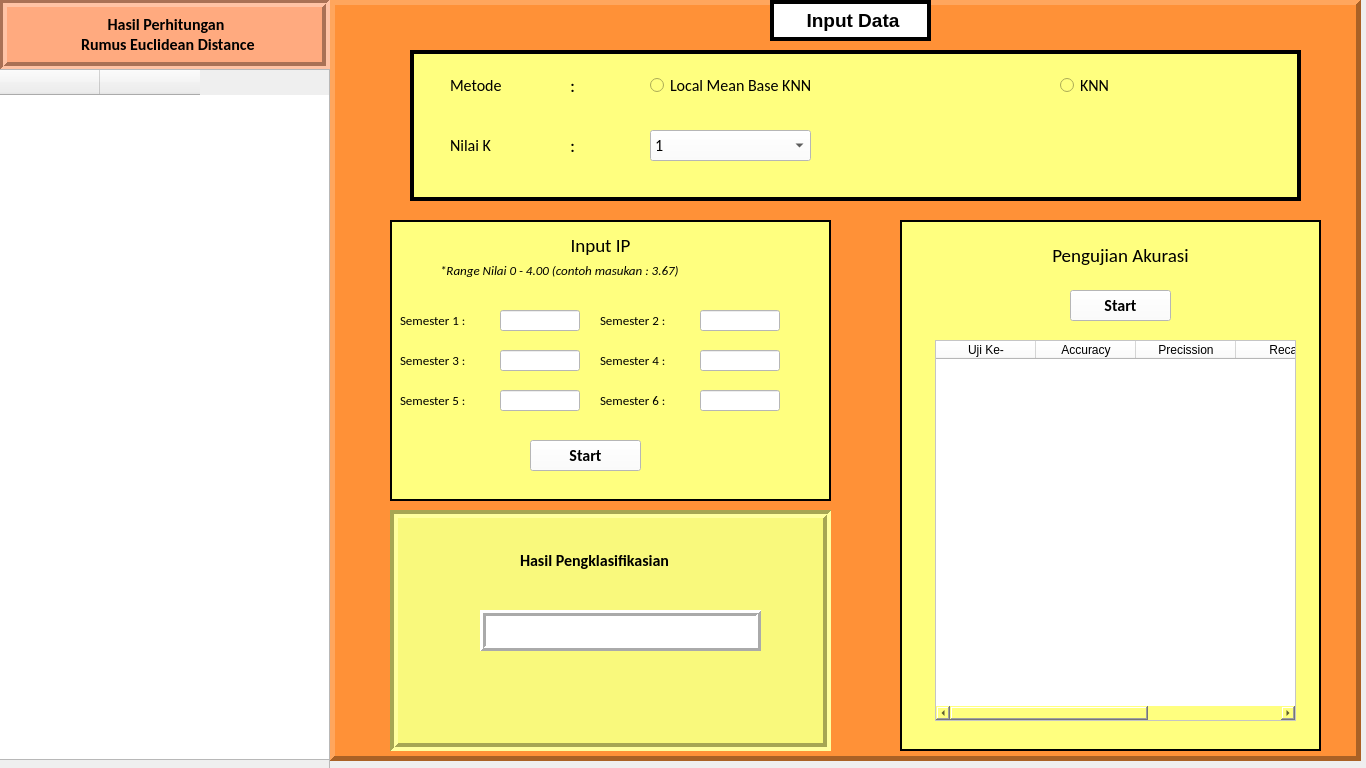
<?xml version="1.0" encoding="UTF-8"?>
<ui version="4.0">
 <class>MainWindow</class>
 <widget class="QMainWindow" name="MainWindow">
  <property name="geometry">
   <rect>
    <x>0</x>
    <y>0</y>
    <width>1366</width>
    <height>768</height>
   </rect>
  </property>
  <property name="windowTitle">
   <string>MainWindow</string>
  </property>
  <property name="tabShape">
   <enum>QTabWidget::Rounded</enum>
  </property>
  <widget class="QWidget" name="centralwidget">
   <widget class="QFrame" name="frame">
    <property name="geometry">
     <rect>
      <x>-1</x>
      <y>-1</y>
      <width>331</width>
      <height>771</height>
     </rect>
    </property>
    <property name="frameShape">
     <enum>QFrame::StyledPanel</enum>
    </property>
    <property name="frameShadow">
     <enum>QFrame::Raised</enum>
    </property>
    <widget class="QLabel" name="label_14">
     <property name="geometry">
      <rect>
       <x>0</x>
       <y>0</y>
       <width>331</width>
       <height>71</height>
      </rect>
     </property>
     <property name="font">
      <font>
       <family>Calibri</family>
       <pointsize>12</pointsize>
       <weight>75</weight>
       <bold>true</bold>
      </font>
     </property>
     <property name="styleSheet">
      <string notr="true">background-color: rgb(255, 170, 127);</string>
     </property>
     <property name="frameShape">
      <enum>QFrame::Box</enum>
     </property>
     <property name="frameShadow">
      <enum>QFrame::Sunken</enum>
     </property>
     <property name="lineWidth">
      <number>4</number>
     </property>
     <property name="text">
      <string>&lt;!DOCTYPE HTML PUBLIC &quot;-//W3C//DTD HTML 4.0//EN&quot; &quot;http://www.w3.org/TR/REC-html40/strict.dtd&quot;&gt;
&lt;html&gt;&lt;head&gt;&lt;meta name=&quot;qrichtext&quot; content=&quot;1&quot; /&gt;&lt;style type=&quot;text/css&quot;&gt;
p, li { white-space: pre-wrap; }
&lt;/style&gt;&lt;/head&gt;&lt;body style=&quot; font-family:'Calibri'; font-size:12pt; font-weight:600; font-style:normal;&quot;&gt;
&lt;p align=&quot;center&quot; style=&quot; margin-top:12px; margin-bottom:12px; margin-left:0px; margin-right:0px; -qt-block-indent:0; text-indent:0px;&quot;&gt;Hasil Perhitungan &lt;br/&gt; Rumus Euclidean Distance&lt;/p&gt;&lt;/body&gt;&lt;/html&gt;</string>
     </property>
    </widget>
    <widget class="QTableWidget" name="tablelog">
     <property name="geometry">
      <rect>
       <x>0</x>
       <y>70</y>
       <width>331</width>
       <height>691</height>
      </rect>
     </property>
     <property name="font">
      <font>
       <family>Calibri</family>
       <pointsize>12</pointsize>
      </font>
     </property>
     <column>
      <property name="text">
       <string/>
      </property>
     </column>
     <column>
      <property name="text">
       <string/>
      </property>
     </column>
    </widget>
   </widget>
   <widget class="QFrame" name="frame_2">
    <property name="geometry">
     <rect>
      <x>330</x>
      <y>0</y>
      <width>1031</width>
      <height>761</height>
     </rect>
    </property>
    <property name="styleSheet">
     <string notr="true">background :rgb(255, 145, 55);
border-color: rgb(22, 22, 22);
</string>
    </property>
    <property name="frameShape">
     <enum>QFrame::Panel</enum>
    </property>
    <property name="frameShadow">
     <enum>QFrame::Raised</enum>
    </property>
    <property name="lineWidth">
     <number>5</number>
    </property>
    <widget class="QLabel" name="label">
     <property name="geometry">
      <rect>
       <x>440</x>
       <y>0</y>
       <width>161</width>
       <height>41</height>
      </rect>
     </property>
     <property name="font">
      <font>
       <pointsize>14</pointsize>
       <weight>75</weight>
       <bold>true</bold>
      </font>
     </property>
     <property name="styleSheet">
      <string notr="true">background-color: rgb(255, 255, 255);

border-color: rgb(0, 170, 255);
</string>
     </property>
     <property name="frameShape">
      <enum>QFrame::Panel</enum>
     </property>
     <property name="frameShadow">
      <enum>QFrame::Plain</enum>
     </property>
     <property name="lineWidth">
      <number>4</number>
     </property>
     <property name="text">
      <string>&lt;html&gt;&lt;head/&gt;&lt;body&gt;&lt;p align=&quot;center&quot;&gt;Input Data&lt;/p&gt;&lt;/body&gt;&lt;/html&gt;</string>
     </property>
    </widget>
    <widget class="QFrame" name="frame_3">
     <property name="geometry">
      <rect>
       <x>80</x>
       <y>50</y>
       <width>891</width>
       <height>151</height>
      </rect>
     </property>
     <property name="font">
      <font>
       <family>Calibri</family>
       <pointsize>14</pointsize>
       <weight>50</weight>
       <bold>false</bold>
      </font>
     </property>
     <property name="styleSheet">
      <string notr="true">background-color: rgb(255, 255, 127);</string>
     </property>
     <property name="frameShape">
      <enum>QFrame::Box</enum>
     </property>
     <property name="frameShadow">
      <enum>QFrame::Plain</enum>
     </property>
     <property name="lineWidth">
      <number>4</number>
     </property>
     <widget class="QLabel" name="label_2">
      <property name="geometry">
       <rect>
        <x>40</x>
        <y>20</y>
        <width>91</width>
        <height>31</height>
       </rect>
      </property>
      <property name="font">
       <font>
        <family>Calibri</family>
        <pointsize>12</pointsize>
        <weight>50</weight>
        <bold>false</bold>
       </font>
      </property>
      <property name="text">
       <string>Metode </string>
      </property>
     </widget>
     <widget class="QLabel" name="label_3">
      <property name="geometry">
       <rect>
        <x>40</x>
        <y>80</y>
        <width>61</width>
        <height>31</height>
       </rect>
      </property>
      <property name="font">
       <font>
        <family>Calibri</family>
        <pointsize>12</pointsize>
        <weight>50</weight>
        <bold>false</bold>
       </font>
      </property>
      <property name="text">
       <string>Nilai K</string>
      </property>
     </widget>
     <widget class="QLabel" name="label_4">
      <property name="geometry">
       <rect>
        <x>160</x>
        <y>20</y>
        <width>21</width>
        <height>31</height>
       </rect>
      </property>
      <property name="font">
       <font>
        <family>Calibri</family>
        <pointsize>14</pointsize>
        <weight>50</weight>
        <bold>false</bold>
       </font>
      </property>
      <property name="text">
       <string>:</string>
      </property>
     </widget>
     <widget class="QLabel" name="label_5">
      <property name="geometry">
       <rect>
        <x>160</x>
        <y>80</y>
        <width>21</width>
        <height>31</height>
       </rect>
      </property>
      <property name="font">
       <font>
        <family>Calibri</family>
        <pointsize>14</pointsize>
        <weight>50</weight>
        <bold>false</bold>
       </font>
      </property>
      <property name="text">
       <string>:</string>
      </property>
     </widget>
     <widget class="QRadioButton" name="LMKNN">
      <property name="geometry">
       <rect>
        <x>240</x>
        <y>20</y>
        <width>221</width>
        <height>31</height>
       </rect>
      </property>
      <property name="font">
       <font>
        <family>Calibri</family>
        <pointsize>12</pointsize>
        <weight>50</weight>
        <bold>false</bold>
       </font>
      </property>
      <property name="text">
       <string>Local Mean Base KNN</string>
      </property>
     </widget>
     <widget class="QRadioButton" name="KNN">
      <property name="geometry">
       <rect>
        <x>650</x>
        <y>20</y>
        <width>82</width>
        <height>31</height>
       </rect>
      </property>
      <property name="font">
       <font>
        <family>Calibri</family>
        <pointsize>12</pointsize>
        <weight>50</weight>
        <bold>false</bold>
       </font>
      </property>
      <property name="text">
       <string>KNN</string>
      </property>
     </widget>
     <widget class="QComboBox" name="KBox">
      <property name="geometry">
       <rect>
        <x>240</x>
        <y>80</y>
        <width>161</width>
        <height>31</height>
       </rect>
      </property>
      <property name="font">
       <font>
        <family>Calibri</family>
        <pointsize>12</pointsize>
        <weight>50</weight>
        <bold>false</bold>
       </font>
      </property>
      <property name="styleSheet">
       <string notr="true">background-color: rgb(255, 255, 255);</string>
      </property>
      <item>
       <property name="text">
        <string>1</string>
       </property>
      </item>
      <item>
       <property name="text">
        <string>2</string>
       </property>
      </item>
      <item>
       <property name="text">
        <string>3</string>
       </property>
      </item>
      <item>
       <property name="text">
        <string>4</string>
       </property>
      </item>
      <item>
       <property name="text">
        <string>5</string>
       </property>
      </item>
      <item>
       <property name="text">
        <string>6</string>
       </property>
      </item>
      <item>
       <property name="text">
        <string>7</string>
       </property>
      </item>
     </widget>
    </widget>
    <widget class="QFrame" name="frame_5">
     <property name="geometry">
      <rect>
       <x>570</x>
       <y>220</y>
       <width>421</width>
       <height>531</height>
      </rect>
     </property>
     <property name="font">
      <font>
       <family>Times New Roman</family>
       <pointsize>12</pointsize>
      </font>
     </property>
     <property name="styleSheet">
      <string notr="true">background-color: rgb(255, 255, 127);</string>
     </property>
     <property name="frameShape">
      <enum>QFrame::Box</enum>
     </property>
     <property name="frameShadow">
      <enum>QFrame::Plain</enum>
     </property>
     <property name="lineWidth">
      <number>2</number>
     </property>
     <widget class="QTableWidget" name="tableAcc">
      <property name="geometry">
       <rect>
        <x>35</x>
        <y>120</y>
        <width>361</width>
        <height>381</height>
       </rect>
      </property>
      <property name="styleSheet">
       <string notr="true">background-color: rgb(255, 255, 255);</string>
      </property>
      <column>
       <property name="text">
        <string>Uji Ke-</string>
       </property>
      </column>
      <column>
       <property name="text">
        <string>Accuracy</string>
       </property>
      </column>
      <column>
       <property name="text">
        <string>Precission</string>
       </property>
      </column>
      <column>
       <property name="text">
        <string>Recall</string>
       </property>
      </column>
      <column>
       <property name="text">
        <string>F1 Score</string>
       </property>
      </column>
     </widget>
     <widget class="QLabel" name="label_16">
      <property name="geometry">
       <rect>
        <x>130</x>
        <y>20</y>
        <width>181</width>
        <height>31</height>
       </rect>
      </property>
      <property name="font">
       <font>
        <family>Calibri</family>
        <pointsize>14</pointsize>
        <weight>50</weight>
        <bold>false</bold>
       </font>
      </property>
      <property name="text">
       <string>&lt;html&gt;&lt;head/&gt;&lt;body&gt;&lt;p align=&quot;center&quot;&gt;Pengujian Akurasi&lt;/p&gt;&lt;/body&gt;&lt;/html&gt;</string>
      </property>
     </widget>
     <widget class="QPushButton" name="StartButton2">
      <property name="geometry">
       <rect>
        <x>170</x>
        <y>70</y>
        <width>101</width>
        <height>31</height>
       </rect>
      </property>
      <property name="font">
       <font>
        <family>Calibri</family>
        <pointsize>12</pointsize>
        <weight>75</weight>
        <bold>true</bold>
       </font>
      </property>
      <property name="styleSheet">
       <string notr="true">background-color: rgb(255, 255, 255);</string>
      </property>
      <property name="text">
       <string>Start</string>
      </property>
     </widget>
    </widget>
    <widget class="QFrame" name="frame_4">
     <property name="geometry">
      <rect>
       <x>60</x>
       <y>220</y>
       <width>441</width>
       <height>281</height>
      </rect>
     </property>
     <property name="styleSheet">
      <string notr="true">background-color: rgb(255, 255, 127);</string>
     </property>
     <property name="frameShape">
      <enum>QFrame::Box</enum>
     </property>
     <property name="frameShadow">
      <enum>QFrame::Plain</enum>
     </property>
     <property name="lineWidth">
      <number>2</number>
     </property>
     <widget class="QLabel" name="label_6">
      <property name="geometry">
       <rect>
        <x>160</x>
        <y>10</y>
        <width>101</width>
        <height>31</height>
       </rect>
      </property>
      <property name="font">
       <font>
        <family>Calibri</family>
        <pointsize>14</pointsize>
        <weight>50</weight>
        <bold>false</bold>
       </font>
      </property>
      <property name="text">
       <string>&lt;html&gt;&lt;head/&gt;&lt;body&gt;&lt;p align=&quot;center&quot;&gt;Input IP&lt;/p&gt;&lt;/body&gt;&lt;/html&gt;</string>
      </property>
     </widget>
     <widget class="QLabel" name="label_7">
      <property name="geometry">
       <rect>
        <x>50</x>
        <y>40</y>
        <width>321</width>
        <height>20</height>
       </rect>
      </property>
      <property name="font">
       <font>
        <family>Calibri</family>
        <pointsize>10</pointsize>
        <weight>50</weight>
        <italic>true</italic>
        <bold>false</bold>
        <strikeout>false</strikeout>
       </font>
      </property>
      <property name="text">
       <string>*Range Nilai 0 - 4.00 (contoh masukan : 3.67)</string>
      </property>
     </widget>
     <widget class="QLabel" name="label_8">
      <property name="geometry">
       <rect>
        <x>10</x>
        <y>90</y>
        <width>91</width>
        <height>21</height>
       </rect>
      </property>
      <property name="font">
       <font>
        <family>Calibri</family>
        <pointsize>10</pointsize>
        <weight>50</weight>
        <bold>false</bold>
       </font>
      </property>
      <property name="text">
       <string>Semester 1 :</string>
      </property>
     </widget>
     <widget class="QLabel" name="label_9">
      <property name="geometry">
       <rect>
        <x>210</x>
        <y>90</y>
        <width>91</width>
        <height>21</height>
       </rect>
      </property>
      <property name="font">
       <font>
        <family>Calibri</family>
        <pointsize>10</pointsize>
        <weight>50</weight>
        <bold>false</bold>
       </font>
      </property>
      <property name="text">
       <string>Semester 2 :</string>
      </property>
     </widget>
     <widget class="QLabel" name="label_10">
      <property name="geometry">
       <rect>
        <x>10</x>
        <y>130</y>
        <width>91</width>
        <height>21</height>
       </rect>
      </property>
      <property name="font">
       <font>
        <family>Calibri</family>
        <pointsize>10</pointsize>
        <weight>50</weight>
        <bold>false</bold>
       </font>
      </property>
      <property name="text">
       <string>Semester 3 :</string>
      </property>
     </widget>
     <widget class="QLabel" name="label_11">
      <property name="geometry">
       <rect>
        <x>210</x>
        <y>130</y>
        <width>91</width>
        <height>21</height>
       </rect>
      </property>
      <property name="font">
       <font>
        <family>Calibri</family>
        <pointsize>10</pointsize>
        <weight>50</weight>
        <bold>false</bold>
       </font>
      </property>
      <property name="text">
       <string>Semester 4 :</string>
      </property>
     </widget>
     <widget class="QLabel" name="label_12">
      <property name="geometry">
       <rect>
        <x>10</x>
        <y>170</y>
        <width>91</width>
        <height>21</height>
       </rect>
      </property>
      <property name="font">
       <font>
        <family>Calibri</family>
        <pointsize>10</pointsize>
        <weight>50</weight>
        <bold>false</bold>
       </font>
      </property>
      <property name="text">
       <string>Semester 5 :</string>
      </property>
     </widget>
     <widget class="QLabel" name="label_13">
      <property name="geometry">
       <rect>
        <x>210</x>
        <y>170</y>
        <width>91</width>
        <height>21</height>
       </rect>
      </property>
      <property name="font">
       <font>
        <family>Calibri</family>
        <pointsize>10</pointsize>
        <weight>50</weight>
        <bold>false</bold>
       </font>
      </property>
      <property name="text">
       <string>Semester 6 :</string>
      </property>
     </widget>
     <widget class="QLineEdit" name="sem1">
      <property name="geometry">
       <rect>
        <x>110</x>
        <y>90</y>
        <width>80</width>
        <height>21</height>
       </rect>
      </property>
      <property name="font">
       <font>
        <family>Calibri</family>
        <pointsize>10</pointsize>
       </font>
      </property>
      <property name="styleSheet">
       <string notr="true">background-color: rgb(255, 255, 255);</string>
      </property>
     </widget>
     <widget class="QLineEdit" name="sem2">
      <property name="geometry">
       <rect>
        <x>310</x>
        <y>90</y>
        <width>80</width>
        <height>21</height>
       </rect>
      </property>
      <property name="font">
       <font>
        <family>Calibri</family>
        <pointsize>10</pointsize>
       </font>
      </property>
      <property name="styleSheet">
       <string notr="true">background-color: rgb(255, 255, 255);</string>
      </property>
     </widget>
     <widget class="QLineEdit" name="sem3">
      <property name="geometry">
       <rect>
        <x>110</x>
        <y>130</y>
        <width>80</width>
        <height>21</height>
       </rect>
      </property>
      <property name="font">
       <font>
        <family>Calibri</family>
        <pointsize>10</pointsize>
       </font>
      </property>
      <property name="styleSheet">
       <string notr="true">background-color: rgb(255, 255, 255);</string>
      </property>
      <property name="text">
       <string/>
      </property>
     </widget>
     <widget class="QLineEdit" name="sem4">
      <property name="geometry">
       <rect>
        <x>310</x>
        <y>130</y>
        <width>80</width>
        <height>21</height>
       </rect>
      </property>
      <property name="font">
       <font>
        <family>Calibri</family>
        <pointsize>10</pointsize>
       </font>
      </property>
      <property name="styleSheet">
       <string notr="true">background-color: rgb(255, 255, 255);</string>
      </property>
     </widget>
     <widget class="QLineEdit" name="sem5">
      <property name="geometry">
       <rect>
        <x>110</x>
        <y>170</y>
        <width>80</width>
        <height>21</height>
       </rect>
      </property>
      <property name="font">
       <font>
        <family>Calibri</family>
        <pointsize>10</pointsize>
       </font>
      </property>
      <property name="styleSheet">
       <string notr="true">background-color: rgb(255, 255, 255);</string>
      </property>
     </widget>
     <widget class="QLineEdit" name="sem6">
      <property name="geometry">
       <rect>
        <x>310</x>
        <y>170</y>
        <width>80</width>
        <height>21</height>
       </rect>
      </property>
      <property name="font">
       <font>
        <family>Calibri</family>
        <pointsize>10</pointsize>
       </font>
      </property>
      <property name="styleSheet">
       <string notr="true">background-color: rgb(255, 255, 255);</string>
      </property>
     </widget>
     <widget class="QPushButton" name="StartButton">
      <property name="geometry">
       <rect>
        <x>140</x>
        <y>220</y>
        <width>111</width>
        <height>31</height>
       </rect>
      </property>
      <property name="font">
       <font>
        <family>Calibri</family>
        <pointsize>12</pointsize>
        <weight>75</weight>
        <bold>true</bold>
       </font>
      </property>
      <property name="styleSheet">
       <string notr="true">background-color: rgb(255, 255, 255);</string>
      </property>
      <property name="text">
       <string>Start</string>
      </property>
     </widget>
    </widget>
    <widget class="QFrame" name="frame">
     <property name="geometry">
      <rect>
       <x>60</x>
       <y>510</y>
       <width>441</width>
       <height>241</height>
      </rect>
     </property>
     <property name="styleSheet">
      <string notr="true">background-color: rgb(249, 249, 124);</string>
     </property>
     <property name="frameShape">
      <enum>QFrame::Box</enum>
     </property>
     <property name="frameShadow">
      <enum>QFrame::Sunken</enum>
     </property>
     <property name="lineWidth">
      <number>4</number>
     </property>
     <widget class="QLabel" name="label_15">
      <property name="geometry">
       <rect>
        <x>130</x>
        <y>20</y>
        <width>191</width>
        <height>61</height>
       </rect>
      </property>
      <property name="font">
       <font>
        <family>Calibri</family>
        <pointsize>12</pointsize>
        <weight>75</weight>
        <bold>true</bold>
       </font>
      </property>
      <property name="text">
       <string>Hasil Pengklasifikasian</string>
      </property>
     </widget>
     <widget class="QLabel" name="Hasil">
      <property name="geometry">
       <rect>
        <x>90</x>
        <y>100</y>
        <width>281</width>
        <height>41</height>
       </rect>
      </property>
      <property name="minimumSize">
       <size>
        <width>281</width>
        <height>0</height>
       </size>
      </property>
      <property name="font">
       <font>
        <family>Calibri</family>
        <pointsize>12</pointsize>
        <weight>75</weight>
        <bold>true</bold>
       </font>
      </property>
      <property name="styleSheet">
       <string notr="true">background-color: rgb(255, 255, 255);</string>
      </property>
      <property name="frameShape">
       <enum>QFrame::Box</enum>
      </property>
      <property name="frameShadow">
       <enum>QFrame::Raised</enum>
      </property>
      <property name="lineWidth">
       <number>3</number>
      </property>
      <property name="text">
       <string/>
      </property>
      <property name="alignment">
       <set>Qt::AlignCenter</set>
      </property>
     </widget>
    </widget>
   </widget>
  </widget>
 </widget>
 <resources/>
 <connections/>
</ui>
